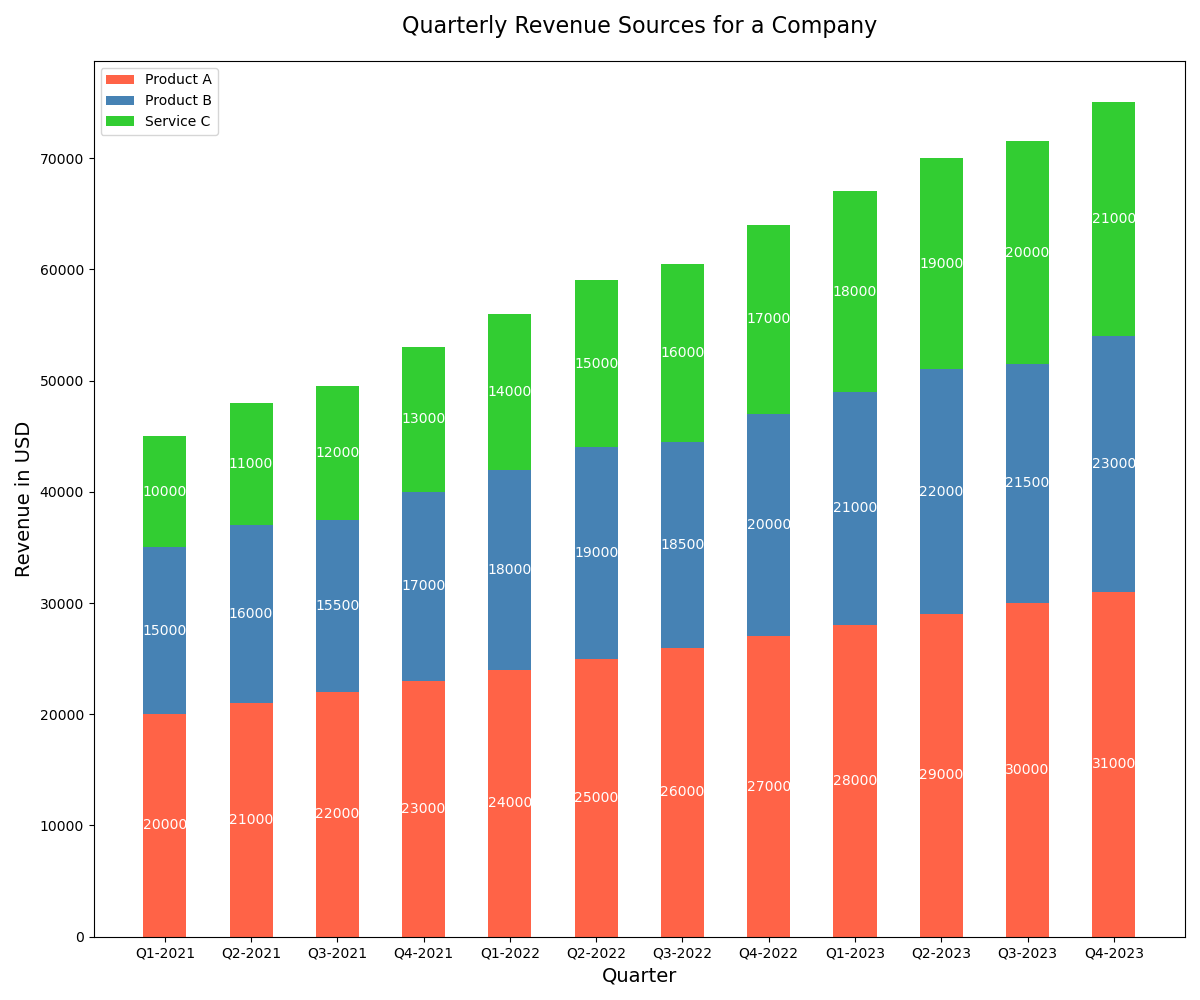

Recreate this plot in Python.

import matplotlib.pyplot as plt
import numpy as np

# Data
quarters = ['Q1-2021', 'Q2-2021', 'Q3-2021', 'Q4-2021', 'Q1-2022', 'Q2-2022', 'Q3-2022', 'Q4-2022', 'Q1-2023', 'Q2-2023', 'Q3-2023', 'Q4-2023']
product_a = np.array([20000, 21000, 22000, 23000, 24000, 25000, 26000, 27000, 28000, 29000, 30000, 31000])
product_b = np.array([15000, 16000, 15500, 17000, 18000, 19000, 18500, 20000, 21000, 22000, 21500, 23000])
service_c = np.array([10000, 11000, 12000, 13000, 14000, 15000, 16000, 17000, 18000, 19000, 20000, 21000])

# Plot
fig, ax = plt.subplots(figsize=(12, 10))  # Change width and height of the chart

bar_width = 0.5  # Change width of bars

# Stacked bars (vertical version)
bar1 = ax.bar(quarters, product_a, width=bar_width, color='#FF6347')
bar2 = ax.bar(quarters, product_b, width=bar_width, bottom=product_a, color='#4682B4')
bar3 = ax.bar(quarters, service_c, width=bar_width, bottom=product_a+product_b, color='#32CD32')

# Labels and title
ax.set_ylabel('Revenue in USD', fontsize=14)
ax.set_xlabel('Quarter', fontsize=14)
ax.set_title('Quarterly Revenue Sources for a Company', fontsize=16, pad=20)

# Legend
ax.legend((bar1[0], bar2[0], bar3[0]), ('Product A', 'Product B', 'Service C'))

# Numerical labels for each bar
for bars in [bar1, bar2, bar3]:
    for bar in bars:
        height = bar.get_height()
        ax.text(bar.get_x() + bar.get_width()/2, bar.get_y() + height/2, f'{int(height)}', va='center', ha='center', fontsize=10, color='white')

plt.tight_layout()  # Adjust layout to fit everything properly
plt.show()
